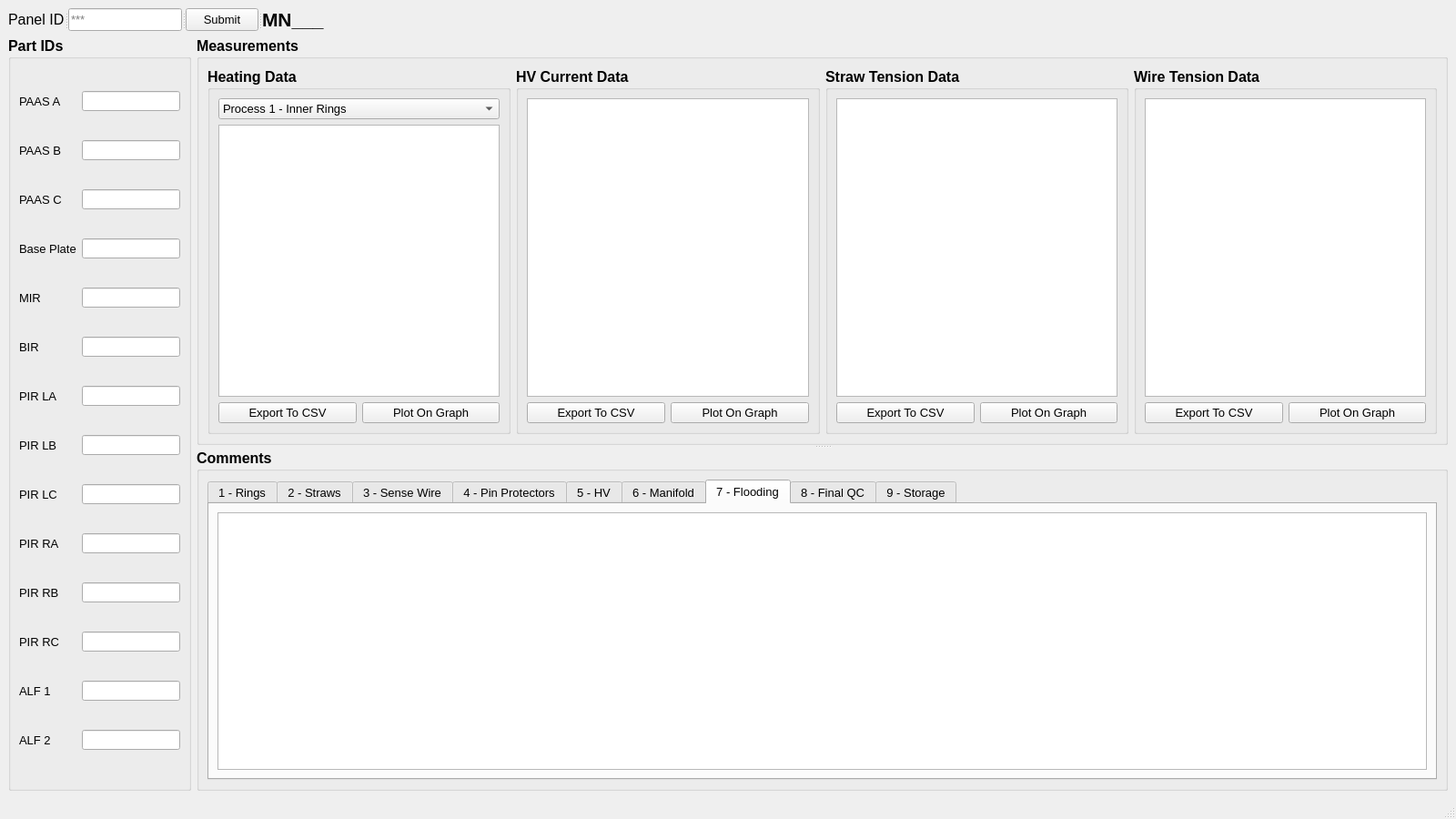
<?xml version="1.0" encoding="UTF-8"?>
<ui version="4.0">
 <class>MainWindow</class>
 <widget class="QMainWindow" name="MainWindow">
  <property name="geometry">
   <rect>
    <x>0</x>
    <y>0</y>
    <width>1600</width>
    <height>900</height>
   </rect>
  </property>
  <property name="sizePolicy">
   <sizepolicy hsizetype="Expanding" vsizetype="Expanding">
    <horstretch>0</horstretch>
    <verstretch>0</verstretch>
   </sizepolicy>
  </property>
  <property name="minimumSize">
   <size>
    <width>1600</width>
    <height>800</height>
   </size>
  </property>
  <property name="windowTitle">
   <string>MainWindow</string>
  </property>
  <widget class="QWidget" name="centralwidget">
   <layout class="QGridLayout" name="gridLayout_15">
    <item row="1" column="1" colspan="2">
     <widget class="QSplitter" name="splitter_3">
      <property name="orientation">
       <enum>Qt::Vertical</enum>
      </property>
      <widget class="QGroupBox" name="measurementsBox">
       <property name="font">
        <font>
         <pointsize>12</pointsize>
         <weight>75</weight>
         <bold>true</bold>
        </font>
       </property>
       <property name="title">
        <string>Measurements</string>
       </property>
       <layout class="QGridLayout" name="gridLayout">
        <item row="0" column="3">
         <widget class="QGroupBox" name="wireTensionBox">
          <property name="title">
           <string>Wire Tension Data</string>
          </property>
          <layout class="QGridLayout" name="gridLayout_13">
           <item row="0" column="0" colspan="2">
            <widget class="QListWidget" name="wireListWidget">
             <property name="font">
              <font>
               <pointsize>8</pointsize>
               <weight>50</weight>
               <bold>false</bold>
              </font>
             </property>
            </widget>
           </item>
           <item row="1" column="0">
            <widget class="QPushButton" name="wireExportButton">
             <property name="font">
              <font>
               <pointsize>10</pointsize>
               <weight>50</weight>
               <bold>false</bold>
              </font>
             </property>
             <property name="text">
              <string>Export To CSV</string>
             </property>
            </widget>
           </item>
           <item row="1" column="1">
            <widget class="QPushButton" name="plotWireDataButton">
             <property name="font">
              <font>
               <pointsize>10</pointsize>
               <weight>50</weight>
               <bold>false</bold>
              </font>
             </property>
             <property name="text">
              <string>Plot On Graph</string>
             </property>
            </widget>
           </item>
          </layout>
         </widget>
        </item>
        <item row="0" column="1">
         <widget class="QGroupBox" name="hvCurrentBox">
          <property name="minimumSize">
           <size>
            <width>150</width>
            <height>0</height>
           </size>
          </property>
          <property name="title">
           <string>HV Current Data</string>
          </property>
          <layout class="QGridLayout" name="gridLayout_3">
           <item row="2" column="0">
            <widget class="QPushButton" name="hvExportButton">
             <property name="font">
              <font>
               <pointsize>10</pointsize>
               <weight>50</weight>
               <bold>false</bold>
              </font>
             </property>
             <property name="text">
              <string>Export To CSV</string>
             </property>
            </widget>
           </item>
           <item row="0" column="0" colspan="2">
            <widget class="QListWidget" name="hvListWidget">
             <property name="font">
              <font>
               <pointsize>8</pointsize>
              </font>
             </property>
            </widget>
           </item>
           <item row="2" column="1">
            <widget class="QPushButton" name="plotHVDataButton">
             <property name="font">
              <font>
               <pointsize>10</pointsize>
               <weight>50</weight>
               <bold>false</bold>
              </font>
             </property>
             <property name="text">
              <string>Plot On Graph</string>
             </property>
            </widget>
           </item>
          </layout>
         </widget>
        </item>
        <item row="0" column="2">
         <widget class="QGroupBox" name="strawTensionBox">
          <property name="title">
           <string>Straw Tension Data</string>
          </property>
          <layout class="QGridLayout" name="gridLayout_12">
           <item row="0" column="0" colspan="2">
            <widget class="QListWidget" name="strawListWidget">
             <property name="font">
              <font>
               <pointsize>8</pointsize>
              </font>
             </property>
            </widget>
           </item>
           <item row="1" column="0">
            <widget class="QPushButton" name="strawExportButton">
             <property name="font">
              <font>
               <pointsize>10</pointsize>
               <weight>50</weight>
               <bold>false</bold>
              </font>
             </property>
             <property name="text">
              <string>Export To CSV</string>
             </property>
            </widget>
           </item>
           <item row="1" column="1">
            <widget class="QPushButton" name="plotStrawDataButton">
             <property name="font">
              <font>
               <pointsize>10</pointsize>
               <weight>50</weight>
               <bold>false</bold>
              </font>
             </property>
             <property name="text">
              <string>Plot On Graph</string>
             </property>
            </widget>
           </item>
          </layout>
         </widget>
        </item>
        <item row="0" column="0">
         <widget class="QGroupBox" name="groupBox">
          <property name="title">
           <string>Heating Data</string>
          </property>
          <layout class="QGridLayout" name="gridLayout_14">
           <item row="0" column="0" colspan="2">
            <widget class="QComboBox" name="heatProBox">
             <property name="font">
              <font>
               <pointsize>10</pointsize>
               <weight>50</weight>
               <bold>false</bold>
              </font>
             </property>
             <property name="currentIndex">
              <number>0</number>
             </property>
             <item>
              <property name="text">
               <string>Process 1 - Inner Rings</string>
              </property>
             </item>
             <item>
              <property name="text">
               <string>Process 2 - Straws</string>
              </property>
             </item>
             <item>
              <property name="text">
               <string>Process 6 - Manifold</string>
              </property>
             </item>
            </widget>
           </item>
           <item row="2" column="1">
            <widget class="QPushButton" name="plotHeatDataButton">
             <property name="font">
              <font>
               <pointsize>10</pointsize>
               <weight>50</weight>
               <bold>false</bold>
              </font>
             </property>
             <property name="text">
              <string>Plot On Graph</string>
             </property>
            </widget>
           </item>
           <item row="2" column="0">
            <widget class="QPushButton" name="heatExportButton">
             <property name="font">
              <font>
               <pointsize>10</pointsize>
               <weight>50</weight>
               <bold>false</bold>
              </font>
             </property>
             <property name="text">
              <string>Export To CSV</string>
             </property>
            </widget>
           </item>
           <item row="1" column="0" colspan="2">
            <widget class="QListWidget" name="heatListWidget">
             <property name="font">
              <font>
               <pointsize>8</pointsize>
              </font>
             </property>
            </widget>
           </item>
          </layout>
         </widget>
        </item>
       </layout>
      </widget>
      <widget class="QGroupBox" name="commentBox">
       <property name="minimumSize">
        <size>
         <width>0</width>
         <height>0</height>
        </size>
       </property>
       <property name="font">
        <font>
         <pointsize>12</pointsize>
         <weight>75</weight>
         <bold>true</bold>
        </font>
       </property>
       <property name="title">
        <string>Comments</string>
       </property>
       <layout class="QGridLayout" name="gridLayout_2">
        <item row="0" column="0">
         <widget class="QTabWidget" name="tabWidget">
          <property name="enabled">
           <bool>true</bool>
          </property>
          <property name="sizePolicy">
           <sizepolicy hsizetype="Expanding" vsizetype="Expanding">
            <horstretch>0</horstretch>
            <verstretch>0</verstretch>
           </sizepolicy>
          </property>
          <property name="minimumSize">
           <size>
            <width>730</width>
            <height>0</height>
           </size>
          </property>
          <property name="font">
           <font>
            <pointsize>10</pointsize>
            <weight>50</weight>
            <bold>false</bold>
           </font>
          </property>
          <property name="currentIndex">
           <number>6</number>
          </property>
          <widget class="QWidget" name="ringsTab">
           <attribute name="title">
            <string>1 - Rings</string>
           </attribute>
           <layout class="QGridLayout" name="gridLayout_5">
            <item row="0" column="2">
             <widget class="QListWidget" name="ringsComList">
              <property name="sizePolicy">
               <sizepolicy hsizetype="Expanding" vsizetype="Expanding">
                <horstretch>0</horstretch>
                <verstretch>0</verstretch>
               </sizepolicy>
              </property>
              <property name="minimumSize">
               <size>
                <width>0</width>
                <height>0</height>
               </size>
              </property>
              <property name="font">
               <font>
                <pointsize>8</pointsize>
               </font>
              </property>
             </widget>
            </item>
           </layout>
          </widget>
          <widget class="QWidget" name="strawsTab">
           <attribute name="title">
            <string>2 - Straws</string>
           </attribute>
           <layout class="QGridLayout" name="gridLayout_6">
            <item row="0" column="0">
             <widget class="QListWidget" name="strawsComList"/>
            </item>
           </layout>
          </widget>
          <widget class="QWidget" name="senseWireTab">
           <attribute name="title">
            <string>3 - Sense Wire</string>
           </attribute>
           <layout class="QGridLayout" name="gridLayout_7">
            <item row="0" column="0">
             <widget class="QListWidget" name="senseComList"/>
            </item>
           </layout>
          </widget>
          <widget class="QWidget" name="pinsTab">
           <attribute name="title">
            <string>4 - Pin Protectors</string>
           </attribute>
           <layout class="QGridLayout" name="gridLayout_8">
            <item row="0" column="0">
             <widget class="QListWidget" name="pinsComList"/>
            </item>
           </layout>
          </widget>
          <widget class="QWidget" name="highVoltageTab">
           <attribute name="title">
            <string>5 - HV</string>
           </attribute>
           <layout class="QGridLayout" name="gridLayout_9">
            <item row="0" column="0">
             <widget class="QListWidget" name="highComList"/>
            </item>
           </layout>
          </widget>
          <widget class="QWidget" name="manifoldTab">
           <attribute name="title">
            <string>6 - Manifold</string>
           </attribute>
           <layout class="QGridLayout" name="gridLayout_10">
            <item row="0" column="0">
             <widget class="QListWidget" name="manifoldComList"/>
            </item>
           </layout>
          </widget>
          <widget class="QWidget" name="floodingTab">
           <attribute name="title">
            <string>7 - Flooding</string>
           </attribute>
           <layout class="QGridLayout" name="gridLayout_11">
            <item row="0" column="0">
             <widget class="QListWidget" name="floodingComList"/>
            </item>
           </layout>
          </widget>
          <widget class="QWidget" name="finalQCTab">
           <attribute name="title">
            <string>8 - Final QC</string>
           </attribute>
          </widget>
          <widget class="QWidget" name="storageTab">
           <attribute name="title">
            <string>9 - Storage</string>
           </attribute>
          </widget>
         </widget>
        </item>
       </layout>
      </widget>
     </widget>
    </item>
    <item row="0" column="0" colspan="2">
     <widget class="QSplitter" name="splitter">
      <property name="orientation">
       <enum>Qt::Horizontal</enum>
      </property>
      <widget class="QLabel" name="label">
       <property name="sizePolicy">
        <sizepolicy hsizetype="Expanding" vsizetype="Expanding">
         <horstretch>0</horstretch>
         <verstretch>0</verstretch>
        </sizepolicy>
       </property>
       <property name="font">
        <font>
         <pointsize>12</pointsize>
        </font>
       </property>
       <property name="text">
        <string>Panel ID</string>
       </property>
      </widget>
      <widget class="QLineEdit" name="panelLE">
       <property name="sizePolicy">
        <sizepolicy hsizetype="Fixed" vsizetype="Fixed">
         <horstretch>0</horstretch>
         <verstretch>0</verstretch>
        </sizepolicy>
       </property>
       <property name="font">
        <font>
         <pointsize>10</pointsize>
        </font>
       </property>
       <property name="maxLength">
        <number>3</number>
       </property>
       <property name="placeholderText">
        <string>***</string>
       </property>
      </widget>
      <widget class="QPushButton" name="submitPB">
       <property name="sizePolicy">
        <sizepolicy hsizetype="Expanding" vsizetype="Expanding">
         <horstretch>0</horstretch>
         <verstretch>0</verstretch>
        </sizepolicy>
       </property>
       <property name="font">
        <font>
         <pointsize>10</pointsize>
        </font>
       </property>
       <property name="text">
        <string>Submit</string>
       </property>
      </widget>
      <widget class="QLabel" name="label_2">
       <property name="sizePolicy">
        <sizepolicy hsizetype="Expanding" vsizetype="Expanding">
         <horstretch>0</horstretch>
         <verstretch>0</verstretch>
        </sizepolicy>
       </property>
       <property name="font">
        <font>
         <pointsize>16</pointsize>
         <weight>75</weight>
         <bold>true</bold>
        </font>
       </property>
       <property name="text">
        <string>MN___</string>
       </property>
      </widget>
     </widget>
    </item>
    <item row="1" column="0">
     <widget class="QSplitter" name="splitter_2">
      <property name="orientation">
       <enum>Qt::Vertical</enum>
      </property>
      <widget class="QGroupBox" name="ringsSetupBox">
       <property name="sizePolicy">
        <sizepolicy hsizetype="Fixed" vsizetype="Preferred">
         <horstretch>0</horstretch>
         <verstretch>0</verstretch>
        </sizepolicy>
       </property>
       <property name="font">
        <font>
         <pointsize>12</pointsize>
         <weight>75</weight>
         <bold>true</bold>
        </font>
       </property>
       <property name="title">
        <string>Part IDs</string>
       </property>
       <layout class="QGridLayout" name="gridLayout_4">
        <item row="0" column="0">
         <widget class="QLabel" name="label_17">
          <property name="font">
           <font>
            <pointsize>10</pointsize>
            <weight>50</weight>
            <bold>false</bold>
           </font>
          </property>
          <property name="text">
           <string>PAAS A</string>
          </property>
         </widget>
        </item>
        <item row="0" column="1">
         <widget class="QLineEdit" name="partPaasALE">
          <property name="font">
           <font>
            <pointsize>8</pointsize>
            <weight>50</weight>
            <bold>false</bold>
           </font>
          </property>
          <property name="readOnly">
           <bool>true</bool>
          </property>
         </widget>
        </item>
        <item row="1" column="0">
         <widget class="QLabel" name="label_18">
          <property name="font">
           <font>
            <pointsize>10</pointsize>
            <weight>50</weight>
            <bold>false</bold>
           </font>
          </property>
          <property name="text">
           <string>PAAS B</string>
          </property>
         </widget>
        </item>
        <item row="1" column="1">
         <widget class="QLineEdit" name="partPaasBLE">
          <property name="font">
           <font>
            <pointsize>8</pointsize>
            <weight>50</weight>
            <bold>false</bold>
           </font>
          </property>
          <property name="readOnly">
           <bool>true</bool>
          </property>
         </widget>
        </item>
        <item row="2" column="0">
         <widget class="QLabel" name="label_19">
          <property name="font">
           <font>
            <pointsize>10</pointsize>
            <weight>50</weight>
            <bold>false</bold>
           </font>
          </property>
          <property name="text">
           <string>PAAS C</string>
          </property>
         </widget>
        </item>
        <item row="2" column="1">
         <widget class="QLineEdit" name="partPaasCLE">
          <property name="font">
           <font>
            <pointsize>8</pointsize>
            <weight>50</weight>
            <bold>false</bold>
           </font>
          </property>
          <property name="readOnly">
           <bool>true</bool>
          </property>
         </widget>
        </item>
        <item row="3" column="0">
         <widget class="QLabel" name="label_3">
          <property name="font">
           <font>
            <pointsize>10</pointsize>
            <weight>50</weight>
            <bold>false</bold>
           </font>
          </property>
          <property name="text">
           <string>Base Plate</string>
          </property>
         </widget>
        </item>
        <item row="3" column="1">
         <widget class="QLineEdit" name="partBasePlateLE">
          <property name="font">
           <font>
            <pointsize>8</pointsize>
            <weight>50</weight>
            <bold>false</bold>
           </font>
          </property>
          <property name="readOnly">
           <bool>true</bool>
          </property>
         </widget>
        </item>
        <item row="4" column="0">
         <widget class="QLabel" name="label_4">
          <property name="font">
           <font>
            <pointsize>10</pointsize>
            <weight>50</weight>
            <bold>false</bold>
           </font>
          </property>
          <property name="text">
           <string>MIR</string>
          </property>
         </widget>
        </item>
        <item row="4" column="1">
         <widget class="QLineEdit" name="partMIRLE">
          <property name="font">
           <font>
            <pointsize>8</pointsize>
            <weight>50</weight>
            <bold>false</bold>
           </font>
          </property>
          <property name="readOnly">
           <bool>true</bool>
          </property>
         </widget>
        </item>
        <item row="5" column="0">
         <widget class="QLabel" name="label_5">
          <property name="font">
           <font>
            <pointsize>10</pointsize>
            <weight>50</weight>
            <bold>false</bold>
           </font>
          </property>
          <property name="text">
           <string>BIR</string>
          </property>
         </widget>
        </item>
        <item row="5" column="1">
         <widget class="QLineEdit" name="partBIRLE">
          <property name="font">
           <font>
            <pointsize>8</pointsize>
            <weight>50</weight>
            <bold>false</bold>
           </font>
          </property>
          <property name="readOnly">
           <bool>true</bool>
          </property>
         </widget>
        </item>
        <item row="6" column="0">
         <widget class="QLabel" name="label_6">
          <property name="font">
           <font>
            <pointsize>10</pointsize>
            <weight>50</weight>
            <bold>false</bold>
           </font>
          </property>
          <property name="text">
           <string>PIR LA</string>
          </property>
         </widget>
        </item>
        <item row="6" column="1">
         <widget class="QLineEdit" name="partPLALE">
          <property name="font">
           <font>
            <pointsize>8</pointsize>
            <weight>50</weight>
            <bold>false</bold>
           </font>
          </property>
          <property name="readOnly">
           <bool>true</bool>
          </property>
         </widget>
        </item>
        <item row="7" column="0">
         <widget class="QLabel" name="label_7">
          <property name="font">
           <font>
            <pointsize>10</pointsize>
            <weight>50</weight>
            <bold>false</bold>
           </font>
          </property>
          <property name="text">
           <string>PIR LB</string>
          </property>
         </widget>
        </item>
        <item row="7" column="1">
         <widget class="QLineEdit" name="partPLBLE">
          <property name="font">
           <font>
            <pointsize>8</pointsize>
            <weight>50</weight>
            <bold>false</bold>
           </font>
          </property>
          <property name="readOnly">
           <bool>true</bool>
          </property>
         </widget>
        </item>
        <item row="8" column="0">
         <widget class="QLabel" name="label_8">
          <property name="font">
           <font>
            <pointsize>10</pointsize>
            <weight>50</weight>
            <bold>false</bold>
           </font>
          </property>
          <property name="text">
           <string>PIR LC</string>
          </property>
         </widget>
        </item>
        <item row="8" column="1">
         <widget class="QLineEdit" name="partPLCLE">
          <property name="font">
           <font>
            <pointsize>8</pointsize>
            <weight>50</weight>
            <bold>false</bold>
           </font>
          </property>
          <property name="readOnly">
           <bool>true</bool>
          </property>
         </widget>
        </item>
        <item row="9" column="0">
         <widget class="QLabel" name="label_9">
          <property name="font">
           <font>
            <pointsize>10</pointsize>
            <weight>50</weight>
            <bold>false</bold>
           </font>
          </property>
          <property name="text">
           <string>PIR RA</string>
          </property>
         </widget>
        </item>
        <item row="9" column="1">
         <widget class="QLineEdit" name="partPRALE">
          <property name="font">
           <font>
            <pointsize>8</pointsize>
            <weight>50</weight>
            <bold>false</bold>
           </font>
          </property>
          <property name="readOnly">
           <bool>true</bool>
          </property>
         </widget>
        </item>
        <item row="10" column="0">
         <widget class="QLabel" name="label_10">
          <property name="font">
           <font>
            <pointsize>10</pointsize>
            <weight>50</weight>
            <bold>false</bold>
           </font>
          </property>
          <property name="text">
           <string>PIR RB</string>
          </property>
         </widget>
        </item>
        <item row="10" column="1">
         <widget class="QLineEdit" name="partPRBLE">
          <property name="font">
           <font>
            <pointsize>8</pointsize>
            <weight>50</weight>
            <bold>false</bold>
           </font>
          </property>
          <property name="readOnly">
           <bool>true</bool>
          </property>
         </widget>
        </item>
        <item row="11" column="0">
         <widget class="QLabel" name="label_11">
          <property name="font">
           <font>
            <pointsize>10</pointsize>
            <weight>50</weight>
            <bold>false</bold>
           </font>
          </property>
          <property name="text">
           <string>PIR RC</string>
          </property>
         </widget>
        </item>
        <item row="11" column="1">
         <widget class="QLineEdit" name="partPRCLE">
          <property name="font">
           <font>
            <pointsize>8</pointsize>
            <weight>50</weight>
            <bold>false</bold>
           </font>
          </property>
          <property name="readOnly">
           <bool>true</bool>
          </property>
         </widget>
        </item>
        <item row="12" column="0">
         <widget class="QLabel" name="label_12">
          <property name="font">
           <font>
            <pointsize>10</pointsize>
            <weight>50</weight>
            <bold>false</bold>
           </font>
          </property>
          <property name="text">
           <string>ALF 1</string>
          </property>
         </widget>
        </item>
        <item row="12" column="1">
         <widget class="QLineEdit" name="partALF1LE">
          <property name="font">
           <font>
            <pointsize>8</pointsize>
            <weight>50</weight>
            <bold>false</bold>
           </font>
          </property>
          <property name="readOnly">
           <bool>true</bool>
          </property>
         </widget>
        </item>
        <item row="13" column="0">
         <widget class="QLabel" name="label_13">
          <property name="font">
           <font>
            <pointsize>10</pointsize>
            <weight>50</weight>
            <bold>false</bold>
           </font>
          </property>
          <property name="text">
           <string>ALF 2</string>
          </property>
         </widget>
        </item>
        <item row="13" column="1">
         <widget class="QLineEdit" name="partALF2LE">
          <property name="font">
           <font>
            <pointsize>8</pointsize>
            <weight>50</weight>
            <bold>false</bold>
           </font>
          </property>
          <property name="readOnly">
           <bool>true</bool>
          </property>
         </widget>
        </item>
       </layout>
      </widget>
     </widget>
    </item>
    <item row="0" column="2">
     <spacer name="horizontalSpacer">
      <property name="orientation">
       <enum>Qt::Horizontal</enum>
      </property>
      <property name="sizeHint" stdset="0">
       <size>
        <width>1438</width>
        <height>20</height>
       </size>
      </property>
     </spacer>
    </item>
   </layout>
  </widget>
  <widget class="QStatusBar" name="statusbar"/>
  <widget class="QMenuBar" name="menuBar">
   <property name="geometry">
    <rect>
     <x>0</x>
     <y>0</y>
     <width>1600</width>
     <height>22</height>
    </rect>
   </property>
  </widget>
 </widget>
 <resources/>
 <connections/>
</ui>
